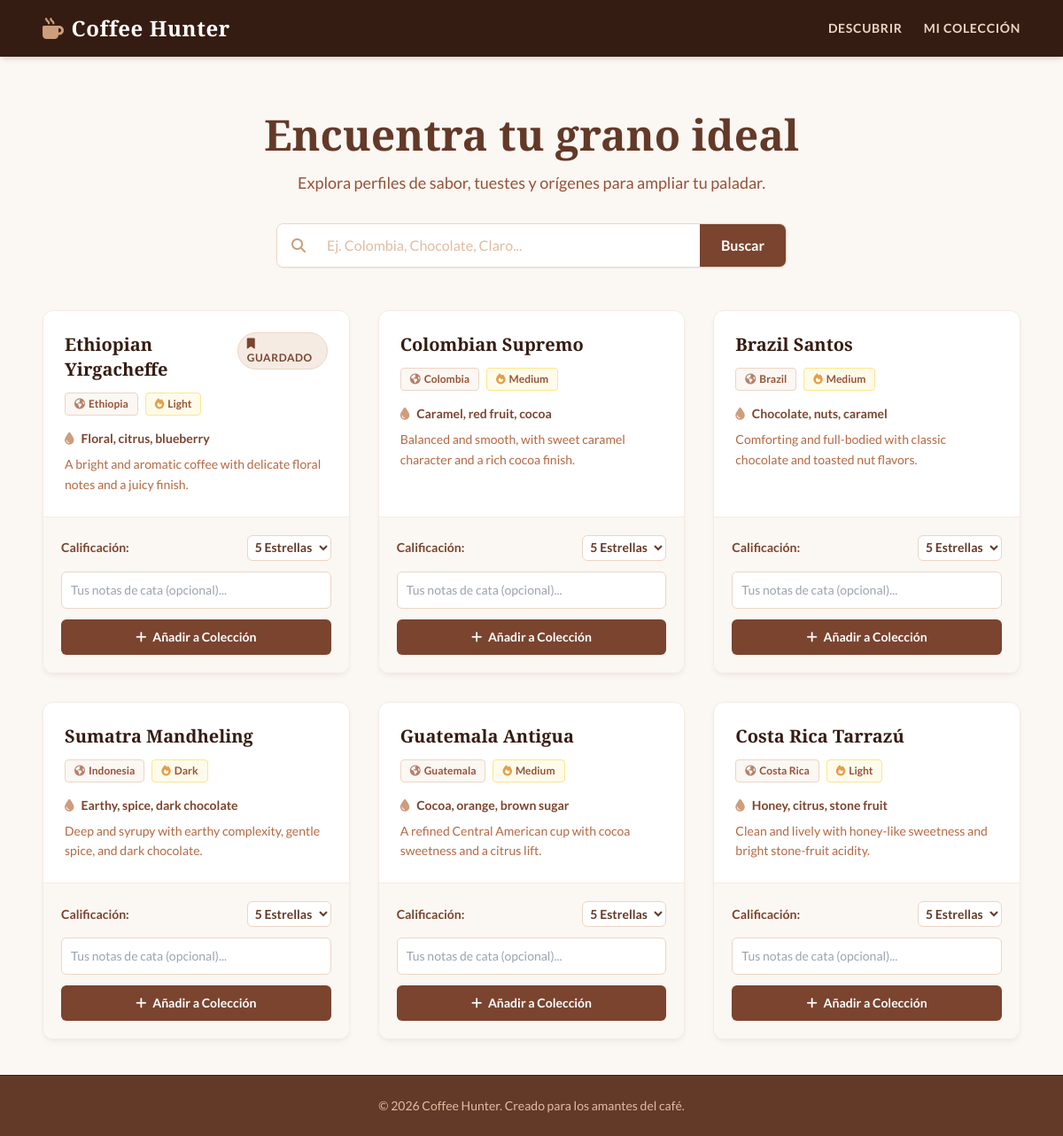
The page / on the database its author committed.
### tables this page shows
CREATE TABLE collection (
                id INTEGER PRIMARY KEY AUTOINCREMENT,
                coffee_id INTEGER NOT NULL UNIQUE,
                name TEXT NOT NULL,
                origin TEXT NOT NULL,
                roast TEXT NOT NULL,
                flavor TEXT NOT NULL,
                description TEXT NOT NULL,
                rating INTEGER NOT NULL CHECK(rating BETWEEN 1 AND 5),
                notes TEXT DEFAULT '',
                saved_at TIMESTAMP DEFAULT CURRENT_TIMESTAMP
            );

### app.py (the view)
@app.route("/")
def index():
    query = request.args.get("q", "").strip().lower()
    if query:
        coffees = [
            coffee for coffee in SAMPLE_COFFEES
            if query in coffee["name"].lower()
            or query in coffee["origin"].lower()
            or query in coffee["roast"].lower()
            or query in coffee["flavor"].lower()
        ]
    else:
        coffees = SAMPLE_COFFEES
    with get_db() as conn:
        saved_ids = {
            row["coffee_id"]
            for row in conn.execute("SELECT coffee_id FROM collection")
        }
    return render_template(
        "index.html",
        coffees=coffees,
        query=query,
        saved_ids=saved_ids
    )

### app.py (called while the page is built)
def get_db():
    conn = sqlite3.connect(DATABASE)
    conn.row_factory = sqlite3.Row
    return conn

@app.context_processor
def inject_year():
    from datetime import datetime
    return {"current_year": datetime.now().year}

### templates/index.html (shortened to what this page needs)
{% extends "base.html" %}
{% block content %}
<div class="mb-12 max-w-3xl mx-auto text-center">
    <h1 class="text-4xl md:text-5xl font-serif font-bold text-mocha-900 mb-4">Encuentra tu grano ideal</h1>
    <p class="text-mocha-700 text-lg mb-8">Explora perfiles de sabor, tuestes y orígenes para ampliar tu paladar.</p>
    <form action="{{ url_for('index') }}" method="GET" class="flex max-w-xl mx-auto shadow-sm rounded-lg overflow-hidden border border-mocha-200 focus-within:ring-2 focus-within:ring-mocha-500 focus-within:border-mocha-500">
        <div class="bg-white flex items-center px-4">
            <i class="fa-solid fa-magnifying-glass text-mocha-400"></i>
        </div>
        <input type="text" name="q" value="{{ query }}" placeholder="Ej. Colombia, Chocolate, Claro..."
               class="flex-grow py-3 px-2 bg-white text-mocha-900 focus:outline-none placeholder:text-mocha-300">
        <button type="submit" class="bg-mocha-800 text-white px-6 py-3 font-bold hover:bg-mocha-900 transition-colors">
            Buscar
        </button>
    </form>
</div>
<div class="grid grid-cols-1 md:grid-cols-2 lg:grid-cols-3 gap-8">
    {% for coffee in coffees %}
    <div class="bg-white border border-mocha-100 rounded-xl shadow-md shadow-mocha-900/5 hover:shadow-lg transition-all duration-300 flex flex-col overflow-hidden">
        <div class="p-6 flex-grow">
            <div class="flex justify-between items-start mb-3">
                <h2 class="text-xl font-serif font-bold text-mocha-950">{{ coffee.name }}</h2>
                {% if coffee.id in saved_ids %}
                    <span class="text-xs font-bold uppercase tracking-wider bg-mocha-100 text-mocha-800 px-2.5 py-1 rounded-full border border-mocha-200">
                        <i class="fa-solid fa-bookmark mr-1"></i> Guardado
                    </span>
                {% endif %}
            </div>
            <div class="flex gap-2 mb-4">
                <span class="text-xs font-bold text-mocha-700 bg-mocha-50 border border-mocha-200 px-2.5 py-1 rounded flex items-center gap-1">
                    <i class="fa-solid fa-earth-americas opacity-70"></i> {{ coffee.origin }}
                </span>
                <span class="text-xs font-bold text-mocha-700 bg-amber-50 border border-amber-200 px-2.5 py-1 rounded flex items-center gap-1">
                    <i class="fa-solid fa-fire opacity-70 text-amber-600"></i> {{ coffee.roast }}
                </span>
            </div>
            <p class="text-mocha-800 text-sm font-bold mb-2 flex items-center gap-2">
                <i class="fa-solid fa-droplet text-mocha-400"></i> {{ coffee.flavor }}
            </p>
            <p class="text-mocha-600 text-sm leading-relaxed">{{ coffee.description }}</p>
        </div>
        <div class="bg-mocha-50 p-5 border-t border-mocha-100">
            <form action="{{ url_for('save_coffee') }}" method="POST" class="flex flex-col gap-3">
                <div class="flex justify-between items-center">
                    <label class="text-sm font-bold text-mocha-800">Calificación:</label>
                    <div class="text-yellow-500">
                        <select name="rating" class="bg-white border border-mocha-200 text-mocha-900 text-sm rounded-md focus:ring-mocha-500 focus:border-mocha-500 p-1 font-bold cursor-pointer">
                            <option value="5">5 Estrellas</option>
                        </select>
                    </div>
                </div>
                <input type="text" name="notes" placeholder="Tus notas de cata (opcional)..."
                       class="w-full text-sm p-2.5 border border-mocha-200 rounded-md focus:ring-mocha-500 focus:border-mocha-500 outline-none">
                <button type="submit" class="w-full bg-mocha-800 text-white py-2.5 rounded-md text-sm font-bold hover:bg-mocha-950 transition-colors shadow-sm">
                    <i class="fa-solid fa-plus mr-1"></i> Añadir a Colección
                </button>
            </form>
        </div>
    </div>
    {% endfor %}
</div>
{% endblock %}

### rows shown on the page
collection: name "Ethiopian Yirgacheffe", shows "GUARDADO", origin "Ethiopia", roast "Light", flavor "Floral, citrus, blueberry", description "A bright and aromatic coffee with delicate floral notes and a juicy finish."

### other values the page prints
{{ coffee.name }} "Colombian Supremo" "Brazil Santos" "Sumatra Mandheling" "Guatemala Antigua" "Costa Rica Tarrazú"
{{ coffee.origin }} "Colombia" "Brazil" "Indonesia" "Guatemala" "Costa Rica"
{{ coffee.roast }} "Medium" "Medium" "Dark" "Medium" "Light"
{{ coffee.flavor }} "Caramel, red fruit, cocoa" "Chocolate, nuts, caramel" "Earthy, spice, dark chocolate" "Cocoa, orange, brown sugar" "Honey, citrus, stone fruit"
{{ coffee.description }} "Balanced and smooth, with sweet caramel character and a rich cocoa finish." "Comforting and full-bodied with classic chocolate and toasted nut flavors." "Deep and syrupy with earthy complexity, gentle spice, and dark chocolate." "A refined Central American cup with cocoa sweetness and a citrus lift." "Clean and lively with honey-like sweetness and bright stone-fruit acidity."
